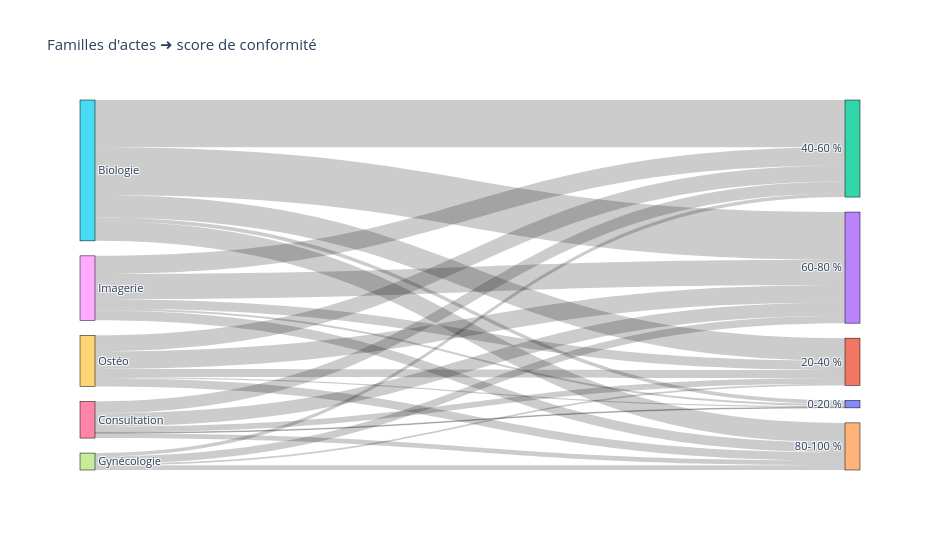

The notebook cell this image was saved under:
### Code cell
# 1. Mapping actes → famille
family_map = {
    "Cons_Spe": "Consultation",
    "Mammographie": "Imagerie",
    "Echo_Mammaire": "Imagerie",
    "Irm_Mammaire": "Imagerie",
    "Fns": "Biologie",
    "Ca_15_3": "Biologie",
    "Bilan_Hepatique": "Biologie",
    "Bilan_Lipidique": "Biologie",
    "Echo_pelv": "Gynécologie",
    "Echo_endometre": "Gynécologie",
    "Osteodensitometrie": "Ostéo",
    "Dosage_pholphocalcique": "Ostéo"
}

# 2. Associer chaque acte à une famille
df_long["Famille"] = df_long["Acte"].map(family_map)

# 3. Score de conformité
df_long["score_pct"] = df_long.groupby("ID_PATIENT")["conforme"].transform(lambda x: 100 * x.mean())
df_long["score_band"] = pd.cut(
    df_long["score_pct"],
    bins=[0, 20, 40, 60, 80, 100],
    labels=["0-20 %", "20-40 %", "40-60 %", "60-80 %", "80-100 %"],
    right=False
)

# 4. Liens Famille ➜ Niveau de conformité
links_family = (
    df_long.query("conforme == 1")
           .groupby(["Famille", "score_band"])
           .size()
           .reset_index(name="value")
           .rename(columns={"Famille": "source", "score_band": "target"})
)

# 5. Affichage Sankey
sankey_from_df(links_family, "Familles d'actes ➜ score de conformité")

### Figure 1 — Plotly figure (JSON) as saved in the notebook; plotly's stock layout.template omitted (floating-point values rounded to 4 significant figures)
{"data": [{"arrangement": "snap", "link": {"source": [5, 5, 5, 5, 5, 6, 6, 6, 6, 6, 7, 7, 7, 7, 7, 8, 8, 8, 8, 8, 9, 9, 9, 9, 9], "target": [0, 1, 2, 3, 4, 0, 1, 2, 3, 4, 0, 1, 2, 3, 4, 0, 1, 2, 3, 4, 0, 1, 2, 3, 4], "value": [59, 368, 771, 778, 320, 12, 95, 196, 216, 79, 0, 25, 56, 119, 76, 32, 152, 296, 411, 159, 19, 130, 263, 287, 134]}, "node": {"label": ["0-20 %", "20-40 %", "40-60 %", "60-80 %", "80-100 %", "Biologie", "Consultation", "Gynécologie", "Imagerie", "Ostéo"], "line": {"color": "black", "width": 0.5}, "pad": 15, "thickness": 15}, "type": "sankey"}], "layout": {"font": {"size": 11}, "height": 550, "title": {"text": "Familles d'actes ➜ score de conformité"}, "width": 940}}
